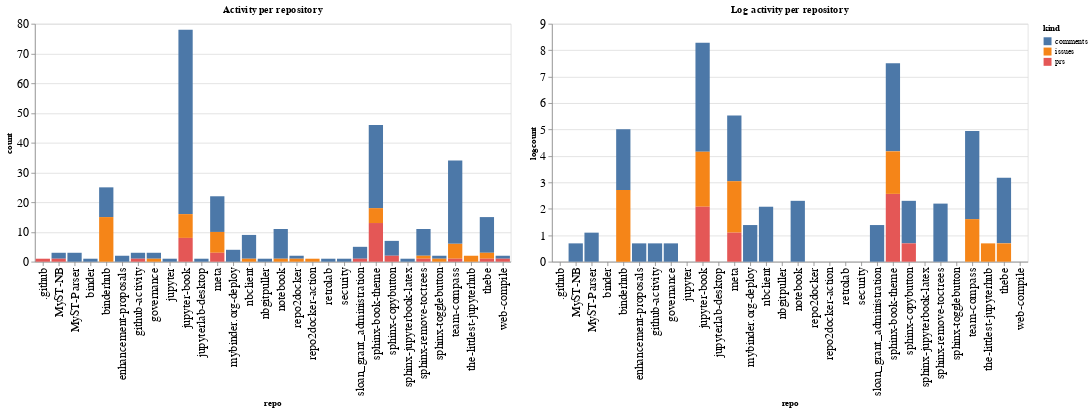

Source (notebook cell):
### Code cell
ch1 = alt.Chart(repo_summaries, width=600, title="Activity per repository").mark_bar().encode(
    x='repo',
    y='count',
    color='kind',
    tooltip="kind"
)

ch2 = alt.Chart(repo_summaries, width=600, title="Log activity per repository").mark_bar().encode(
    x='repo',
    y='logcount',
    color='kind',
    tooltip="kind"
)

ch1 | ch2

### Figure 1 — Vega-Lite specification as saved in the notebook (floating-point values rounded to 4 significant figures)
{"config": {"axisLeft": {"labelFontSize": 15}, "axisBottom": {"labelFontSize": 15}}, "hconcat": [{"mark": "bar", "encoding": {"color": {"type": "nominal", "field": "kind"}, "tooltip": {"type": "nominal", "field": "kind"}, "x": {"type": "nominal", "field": "repo"}, "y": {"type": "quantitative", "field": "count"}}, "title": "Activity per repository", "width": 600}, {"mark": "bar", "encoding": {"color": {"type": "nominal", "field": "kind"}, "tooltip": {"type": "nominal", "field": "kind"}, "x": {"type": "nominal", "field": "repo"}, "y": {"type": "quantitative", "field": "logcount"}}, "title": "Log activity per repository", "width": 600}], "data": {"name": "data-b8fd3b6bd7576c948c3bf5d6562c393f"}, "$schema": "https://vega.github.io/schema/vega-lite/v4.8.1.json", "datasets": {"data-b8fd3b6bd7576c948c3bf5d6562c393f": [{"repo": ".github", "kind": "prs", "count": 1, "logcount": 0.0}, {"repo": "MyST-NB", "kind": "comments", "count": 2, "logcount": 0.6931}, {"repo": "MyST-NB", "kind": "prs", "count": 1, "logcount": 0.0}, {"repo": "MyST-Parser", "kind": "comments", "count": 3, "logcount": 1.099}, {"repo": "binder", "kind": "comments", "count": 1, "logcount": 0.0}, {"repo": "binderhub", "kind": "comments", "count": 10, "logcount": 2.303}, {"repo": "binderhub", "kind": "issues", "count": 15, "logcount": 2.708}, {"repo": "enhancement-proposals", "kind": "comments", "count": 2, "logcount": 0.6931}, {"repo": "github-activity", "kind": "comments", "count": 2, "logcount": 0.6931}, {"repo": "github-activity", "kind": "prs", "count": 1, "logcount": 0.0}, {"repo": "governance", "kind": "comments", "count": 2, "logcount": 0.6931}, {"repo": "governance", "kind": "issues", "count": 1, "logcount": 0.0}, {"repo": "jupyter", "kind": "comments", "count": 1, "logcount": 0.0}, {"repo": "jupyter-book", "kind": "comments", "count": 62, "logcount": 4.127}, {"repo": "jupyter-book", "kind": "issues", "count": 8, "logcount": 2.079}, {"repo": "jupyter-book", "kind": "prs", "count": 8, "logcount": 2.079}, {"repo": "jupyterlab-desktop", "kind": "comments", "count": 1, "logcount": 0.0}, {"repo": "meta", "kind": "comments", "count": 12, "logcount": 2.485}, {"repo": "meta", "kind": "issues", "count": 7, "logcount": 1.946}, {"repo": "meta", "kind": "prs", "count": 3, "logcount": 1.099}, {"repo": "mybinder.org-deploy", "kind": "comments", "count": 4, "logcount": 1.386}, {"repo": "nbclient", "kind": "comments", "count": 8, "logcount": 2.079}, {"repo": "nbclient", "kind": "issues", "count": 1, "logcount": 0.0}, {"repo": "nbgitpuller", "kind": "comments", "count": 1, "logcount": 0.0}, {"repo": "notebook", "kind": "comments", "count": 10, "logcount": 2.303}, {"repo": "notebook", "kind": "issues", "count": 1, "logcount": 0.0}, {"repo": "repo2docker", "kind": "comments", "count": 1, "logcount": 0.0}, {"repo": "repo2docker", "kind": "issues", "count": 1, "logcount": 0.0}, {"repo": "repo2docker-action", "kind": "issues", "count": 1, "logcount": 0.0}, {"repo": "retrolab", "kind": "comments", "count": 1, "logcount": 0.0}, {"repo": "security", "kind": "comments", "count": 1, "logcount": 0.0}, {"repo": "sloan_grant_administration", "kind": "comments", "count": 4, "logcount": 1.386}, {"repo": "sloan_grant_administration", "kind": "prs", "count": 1, "logcount": 0.0}, {"repo": "sphinx-book-theme", "kind": "comments", "count": 28, "logcount": 3.332}, {"repo": "sphinx-book-theme", "kind": "issues", "count": 5, "logcount": 1.609}, {"repo": "sphinx-book-theme", "kind": "prs", "count": 13, "logcount": 2.565}, {"repo": "sphinx-copybutton", "kind": "comments", "count": 5, "logcount": 1.609}, {"repo": "sphinx-copybutton", "kind": "prs", "count": 2, "logcount": 0.6931}, {"repo": "sphinx-jupyterbook-latex", "kind": "comments", "count": 1, "logcount": 0.0}, {"repo": "sphinx-remove-toctrees", "kind": "comments", "count": 9, "logcount": 2.197}, {"repo": "sphinx-remove-toctrees", "kind": "issues", "count": 1, "logcount": 0.0}, {"repo": "sphinx-remove-toctrees", "kind": "prs", "count": 1, "logcount": 0.0}, {"repo": "sphinx-togglebutton", "kind": "comments", "count": 1, "logcount": 0.0}, {"repo": "sphinx-togglebutton", "kind": "issues", "count": 1, "logcount": 0.0}, {"repo": "team-compass", "kind": "comments", "count": 28, "logcount": 3.332}, {"repo": "team-compass", "kind": "issues", "count": 5, "logcount": 1.609}, {"repo": "team-compass", "kind": "prs", "count": 1, "logcount": 0.0}, {"repo": "the-littlest-jupyterhub", "kind": "issues", "count": 2, "logcount": 0.6931}, {"repo": "thebe", "kind": "comments", "count": 12, "logcount": 2.485}, {"repo": "thebe", "kind": "issues", "count": 2, "logcount": 0.6931}, {"repo": "thebe", "kind": "prs", "count": 1, "logcount": 0.0}, {"repo": "web-compile", "kind": "comments", "count": 1, "logcount": 0.0}, {"repo": "web-compile", "kind": "prs", "count": 1, "logcount": 0.0}]}}
